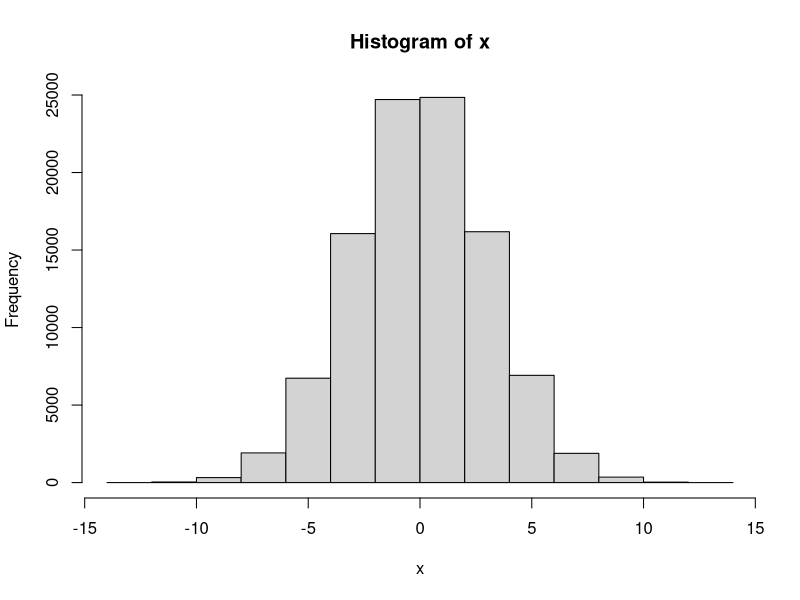
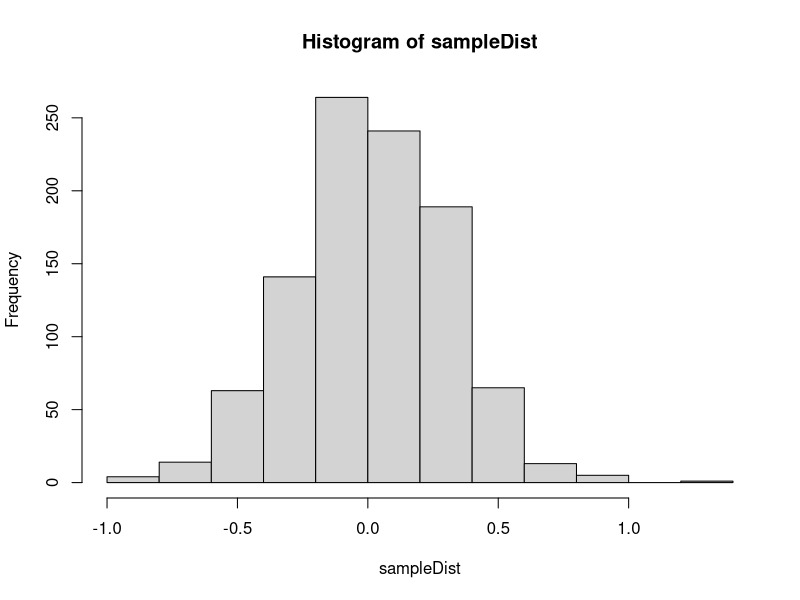

Here is the R script that generated these plots, in order:
## ---- chunk 1
library(knitr)
## Global options
options(max.print="75")
opts_chunk$set(echo=FALSE,
	             cache=TRUE,
               prompt=FALSE,
               tidy=TRUE,
               comment=NA,
               message=FALSE,
               warning=FALSE, 
               fig.width=5, fig.height=3)
opts_knit$set(width=75)
## ---- chunk 2
knitr::opts_chunk$set(echo = TRUE, root.dir = "~/Documents/Dropbox/Work/NRT_AdvStat/Exercises/Day1/")
## ---- chunk 3
set.seed(991837)
# rnorm will generate a random set of 100000 numbers from a Normal 
# distribution with mean = 0 and standard deviation = 3
x <- rnorm(100000, 0, 3) 
hist(x)
## ---- chunk 4

sampleDist <- NULL # creates an empty object to store the results

# a for loop will iteratively run the same code over some index i
for(i in 1:1000){
  
  # The sample function will sample (at random) a set of values from a vector specified by 
  # the argument x in the function. In this case I am using it to create a random index from 
  # 1:100000 to sample from the vector of observations. The set.seed arguement removes the 
  # randomness of the sampling process. So, if we use the same value for set.seed then we will
  # always sample the same numbers.
  
  set.seed(i) # i is the current iteration of the loop
  tmp.x <- x[sample(x = 1:100000, size = 100, replace = F)] # sample from the population
  
  # There are two potentially new functions used here. mean() computes the mean. c() is the 
  # combine function which is used to combine two vectors. So, here we're basically appending
  # the vector sampleDist at each iteration
  sampleDist <- c(sampleDist, mean(tmp.x))
}

hist(sampleDist)
mean(sampleDist)
## ---- chunk 5
set.seed(1834)
tmp.x <- x[sample(1:100000, size = 50, replace = F)]
xbar = mean(tmp.x); xbar
xbar = 0.06043461

pop.sd = 3
pop.mu = 0

Zstat = (xbar - pop.mu)/(pop.sd/sqrt(50))
Zstat

# We can compute the p values for the Z-stat using the pnorm function. Since the distribution is 
# symmetrical and were doing a two tailed test the p value is twice the area under the curve.
pnorm(q = Zstat, mean = 0, sd = 1, lower.tail = F)*2
## ---- chunk 6
set.seed(1834)
tmp.x <- x[sample(1:100000, size = 50, replace = F)]
xbar = mean(tmp.x); xbar

# Create a matrix to store the boot strap samples. Each column will be one iteration.
# length() returns the length of a vector 
boot.samples <- matrix(NA, ncol = 1000, nrow = length(tmp.x))

for(i in 1:1000){
  set.seed(12 + i)
  # Sample and replace each column of the matrix witht the bootstrap sample.
  boot.samples[,i] <- tmp.x[sample(1:length(tmp.x), size = length(tmp.x), replace = T)]
}

# Get the means of each bootstrap sample. colmeans will compute the means of each column in the matrix
boot.means.i <- colMeans(boot.samples)

# The bootstrap standard error is just the standard deviation of the bootstrap means
boot.se <- sd(boot.means.i)
boot.se

sd(tmp.x)/sqrt(length(tmp.x))
